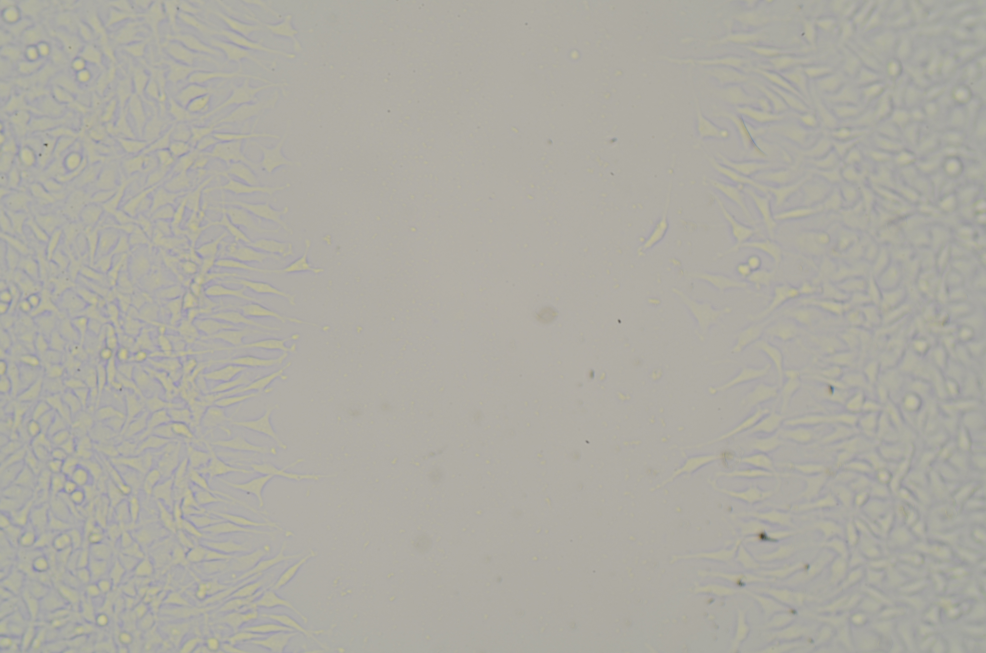
#> input picture cell.jpg, 4928 x 3264 px (shown at 1/5 size)
$ python main.py cell.jpg   (older library calls are emulated)
#> lines starting #> are read from the running program, lines starting #| are printed output that depends on the picture; after the words box and inside, x2 and y2 are one past the last pixel; in counts of white or black regions, pixels touching at a corner belong together
#> further down, src_original is the input picture: shape (3264, 4928, 3); mean B, G, R 163, 171.3, 173.2
# -*- coding: utf-8 -*-
# @Author: Charlie Gallentine
# @Date:   2020-06-19 09:34:03
# @Last Modified by:   Charlie Gallentine
# @Last Modified time: 2020-06-21 18:26:07

import cv2
import numpy as np
import sys

# =============================================================================
# =============================================================================
# BEGIN GLOBAL VARIABLE DECLARATIONS
# =============================================================================
# =============================================================================
average_width = 0
total_area = 0

which_display=0
display_stats=False

mindist_slider_val = 0
threshold_slider_val = 0
threshold_slider_max = 255
mindist_slider_max = 800

title_window = None
src = None
src_original = None

# =============================================================================
# =============================================================================
# END GLOBAL VARIABLE DECLARATIONS
# =============================================================================
# =============================================================================

# =============================================================================
# =============================================================================
# BEGIN FUNCTION DEFINITIONS
# =============================================================================
# =============================================================================
def on_trackbar_threshold(val):
	global threshold_slider_val

	threshold_slider_val = val
	set_images(val)

# [50 lines left out: functions on_trackbar_mindist, overlay_info, not called in this run]

def set_images(val):
	global mindist_slider_val
	global threshold_slider_val
	global total_area
	global average_width

	dst = img_threshold(src,threshold_slider_val)
	src_cpy = src.copy()
	src_original_copy = src_original.copy()

	kernel = np.ones((11,11),np.uint8)
	dst = cv2.morphologyEx(dst, cv2.MORPH_GRADIENT, kernel)

	gap_data = cont_row(dst,minimum=mindist_slider_val)

	for row in gap_data:
		src_original_copy[row[0],row[1][0]:row[1][1],:] = 0

	row,gap = zip(*gap_data)
	gap = np.array(gap)
	gap_widths = np.diff(gap)
	average_width = np.average(gap_widths)
	total_area = np.sum(gap_widths)

	dst_rgb = np.stack((dst,)*3, axis=-1)
	# src_rgb = np.stack((src_cpy,)*3, axis=-1)

	image_to_display = None
	if which_display == 0:
		image_to_display = dst_rgb
	else:
		image_to_display = src_original_copy

	if display_stats:
		image_to_display = overlay_info(image_to_display)

	resized = cv2.resize(image_to_display, (960, 540,),interpolation = cv2.INTER_AREA)
	cv2.moveWindow(title_window, 40,30)
	cv2.imshow(title_window, resized)

def img_threshold(img, val):
#> called with val = 0
	ret,thresh1 = cv2.threshold(img.copy(),val,255,cv2.THRESH_BINARY)
#> thresh1: shape (3264, 4928); every value is 255
#> ret = 0
#> in set_images, `dst = cv2.morphologyEx(dst, cv2.MORPH_GRADIENT, kernel)`: dst: shape (3264, 4928); every value is 0

	return thresh1


# [6 lines left out: function img_thresholdf, not called in this run]

def img_sobel(img):
	return cv2.Sobel(img,cv2.CV_8U,1,0,ksize=5)

# [5 lines left out: function img_sobelf, not called in this run]

def cont_row(arr,minimum=50):
#> called with minimum = 0
	arr[:,0] = 255
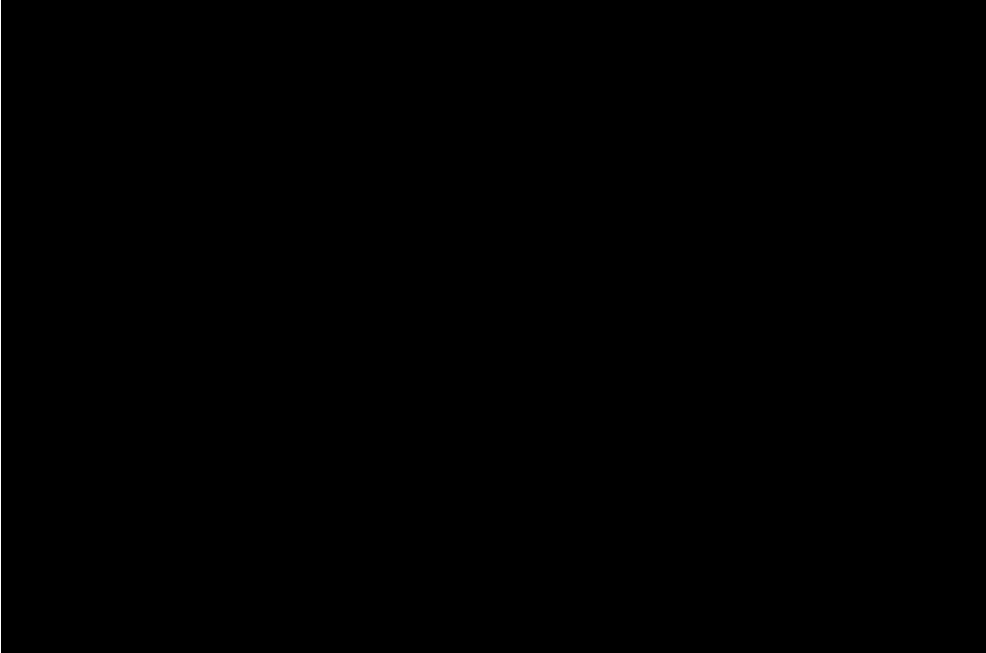
#> arr: shape (3264, 4928) (shown at 1/5 size); 0.02% white in thin lines or dots, all inside (x1, y1, x2, y2) = (0, 0, 1, 3264)
	arr[:,-1] = 255
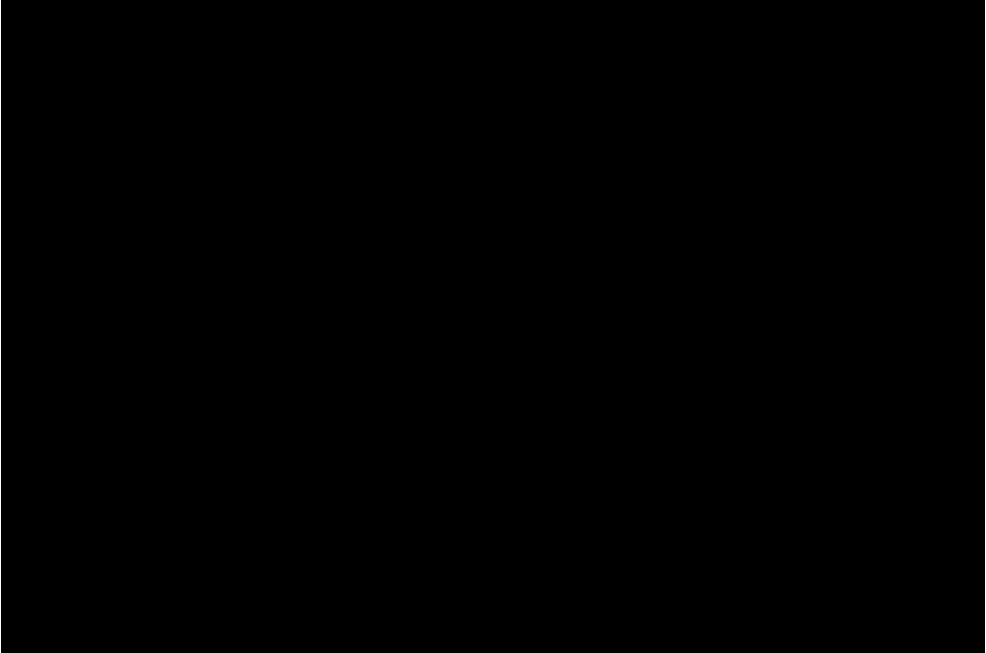
#> arr: shape (3264, 4928) (shown at 1/5 size); 0.04% white in thin lines or dots

	arr = arr.astype('int16')
#> arr: shape (3264, 4928) int16; 0.04% white in thin lines or dots

	dA = np.diff(arr)
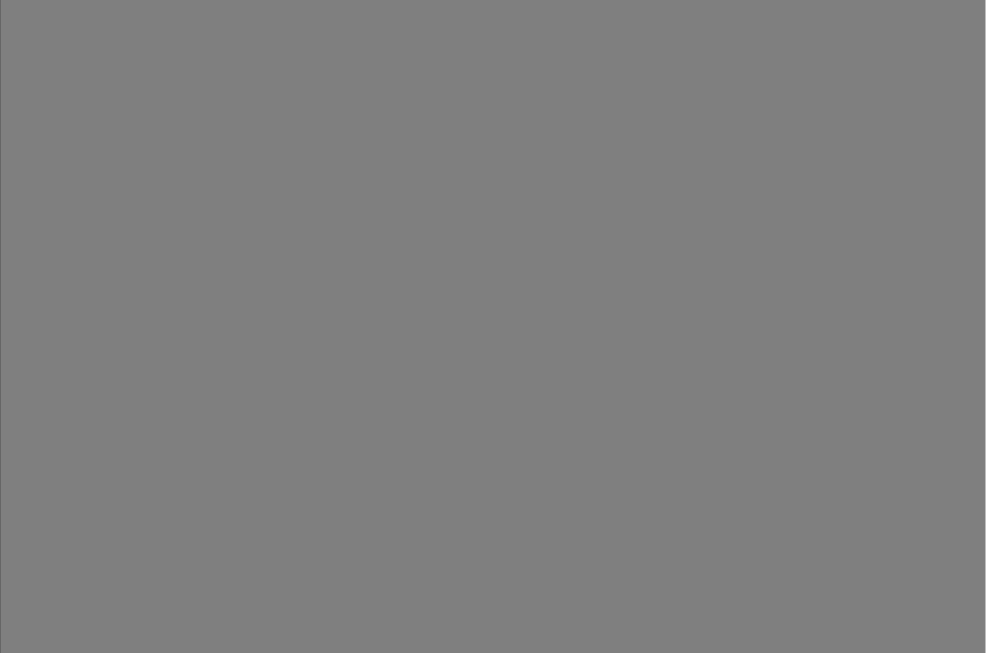
#> dA: shape (3264, 4927) int16 (shown at 1/5 size); min -255, max 255, mean 0; drawn with min black and max white

	start = np.where(dA < 0)
#> start = 3264 positions, rows 0 to 3263, columns 0 to 0
	end = np.where(dA > 0)
#> end = 3264 positions, rows 0 to 3263, columns 4926 to 4926

	runs = end[1] - start[1]
#> runs = 3264 values from 4926 to 4926

	gt_min = np.where(runs >= minimum)

	start_row_indices = np.split(start[0][tuple(gt_min)], np.where(np.diff(start[0][tuple(gt_min)]))[0] + 1)
#> start_row_indices = 3264 items, first 6: [0], [1], [2], [3], [4], [5]
	start_col_indices = np.split(start[1][tuple(gt_min)], np.where(np.diff(start[0][tuple(gt_min)]))[0] + 1)
#> start_col_indices = 3264 items, first 6: [0], [0], [0], [0], [0], [0]

	end_row_indices = np.split(end[0][tuple(gt_min)], np.where(np.diff(end[0][tuple(gt_min)]))[0] + 1)
#> end_row_indices = 3264 items, first 6: [0], [1], [2], [3], [4], [5]
	end_col_indices = np.split(end[1][tuple(gt_min)], np.where(np.diff(end[0][tuple(gt_min)]))[0] + 1)
#> end_col_indices = 3264 items, first 6: [4926], [4926], [4926], [4926], [4926], [4926]

	end_rows = [i[-1] for i in end_row_indices]
#> end_rows = 3264 values from 0 to 3263
	end_cols = [i[-1] for i in end_col_indices]
#> end_cols = 3264 values from 4926 to 4926

	start_rows = np.array((list(zip(*start_row_indices))[0]))
#> start_rows = 3264 values from 0 to 3263
	start_cols = np.array((list(zip(*start_col_indices))[0]))
#> start_cols = 3264 values from 0 to 0

#> (the run stopped early here; a loop or call above may not have finished)
